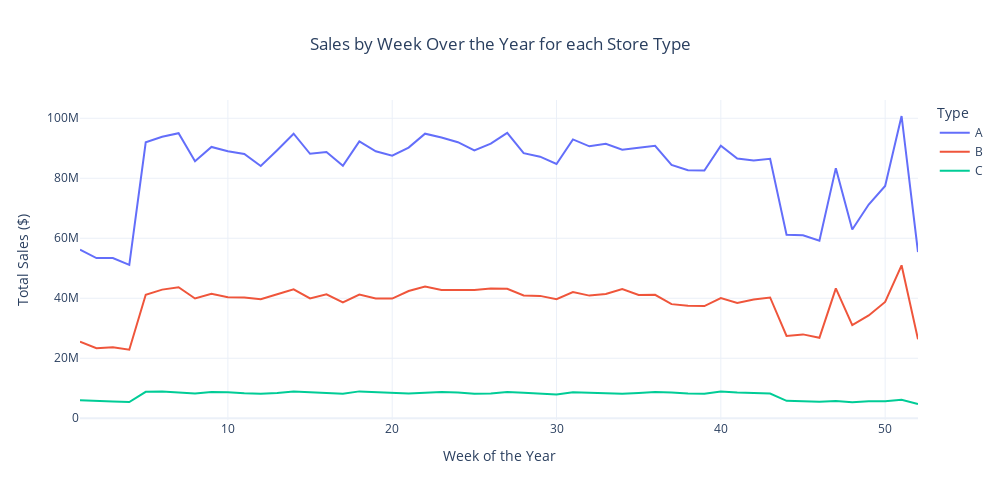

Write notebook code for a chart like this one.
### Code cell
fig = px.line(type_sales, 
              x="Week_Of_Year", 
              y="Weekly_Sales", 
              title="Sales by Week Over the Year for each Store Type",
              color= "Type",
              labels={
                    "Week_Of_Year": "Week of the Year",
                    "Weekly_Sales": "Total Sales ($)"
                    },)

fig.update_traces(
    hovertemplate="Week: %{x}<br>Total Sales: $%{y:,.0f}<extra></extra>"
)

fig.update_layout(
    template="plotly_white",
    hovermode="x",
    width=1000,
    height=500,
    title_x=0.5
)
